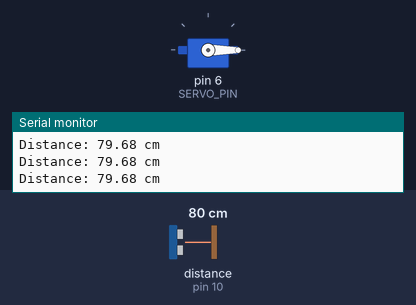
Recording of a sketch running on a simulated Arduino Uno, built with avr-gcc and run on an emulated ATmega328P. On the bench: servo, the last lines printed to the serial monitor. Wiring (inferred from the names in the program): ultrasonic range finder: trigger pin 9; echo pin 10. The test bench sets the inputs (shaded band); at power-on: distance to the obstacle (sensor on pin 10) 80 cm. The echo pulse lasts 58.3 µs per cm.

Above: at 1.2 s.
1.3 s: distance to the obstacle (sensor on pin 10) set to 12 cm
2.8 s: distance to the obstacle (sensor on pin 10) set to 9 cm
At 4.1 s:
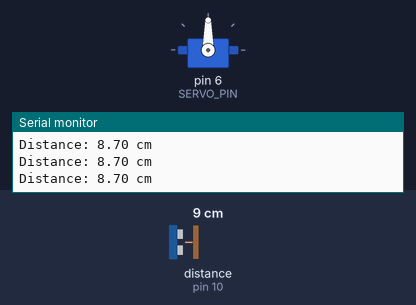
4.4 s: distance to the obstacle (sensor on pin 10) set to 35 cm
At 5.2 s:
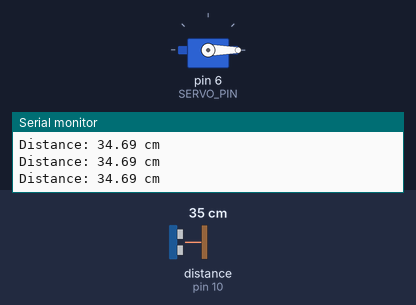
5.9 s: distance to the obstacle (sensor on pin 10) set to 2 cm
At 6.7 s:
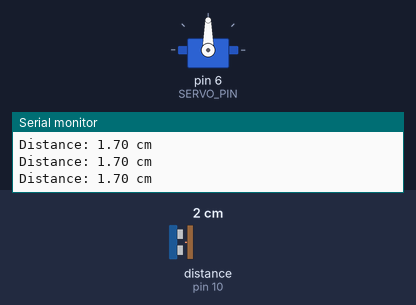
Timing chart, 0 to 8.4 s (numbered marks = the images above; inputs shaded):
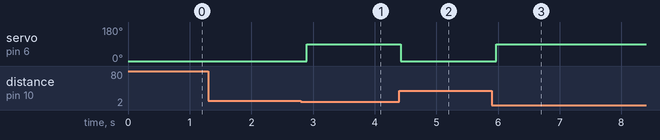

The sketch:

Sensor_Servo_Motor.ino
```cpp
#include <Servo.h>

// Pin Definitions
const int TRIG_PIN  = 9;   //  Trig pin
const int ECHO_PIN  = 10;  //  Echo pin
const int SERVO_PIN = 6;   // Servo Signal pin

// Angle Configurations
const int ORIGINAL_POS = 0;   // Default position (0 degrees)
const int TARGET_POS   = 90;  // Position when object is detected (90 degrees)


const float THRESHOLD_CM = 10.0;

Servo myServo;

void setup() {
  // Set pin  ultrasonic sensor
  pinMode(TRIG_PIN, OUTPUT);
  pinMode(ECHO_PIN, INPUT);


  myServo.attach(SERVO_PIN);
  myServo.write(ORIGINAL_POS);


  Serial.begin(9600);
}

void loop() {
  // 1.  trigger the sensor
  digitalWrite(TRIG_PIN, LOW);
  delayMicroseconds(2);
  digitalWrite(TRIG_PIN, HIGH);
  delayMicroseconds(10);
  digitalWrite(TRIG_PIN, LOW);

  // 2. Measure duration
  long duration = pulseIn(ECHO_PIN, HIGH);

  // 3. Calculate distance in centimeters
  float distanceCm = duration * 0.0343 / 2.0;


  Serial.print("Distance: ");
  Serial.print(distanceCm);
  Serial.println(" cm");

  // 4. Check if object is closer than or equal to 10 cm
  if (distanceCm > 0 && distanceCm <= THRESHOLD_CM) {
    myServo.write(TARGET_POS);    // Move servo
  } else {
    myServo.write(ORIGINAL_POS);  // Return servo to default position (0°)
  }

  delay(100); // Small delay for stability
}
```

Measured:
- the behaviour switches between 11 and 10 cm on distance to the obstacle (sensor on pin 10) (found by bisection; images 0 and 1)
- after the input at 2.8 s, servo on pin 6 (SERVO_PIN): 0° → 90° after 0.10 s
- after the input at 4.4 s, servo on pin 6 (SERVO_PIN): 90° → 0° at once
- after the input at 5.9 s, servo on pin 6 (SERVO_PIN): 0° → 90° after 0.07 s
